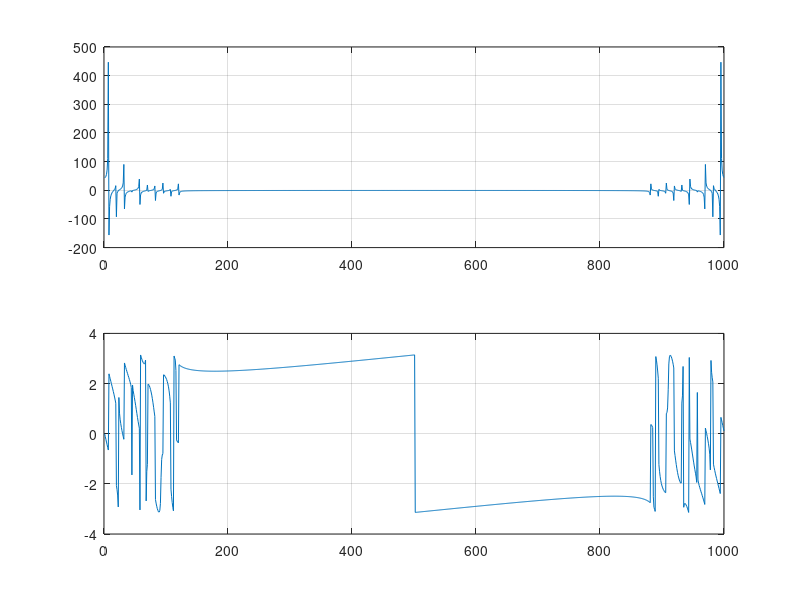
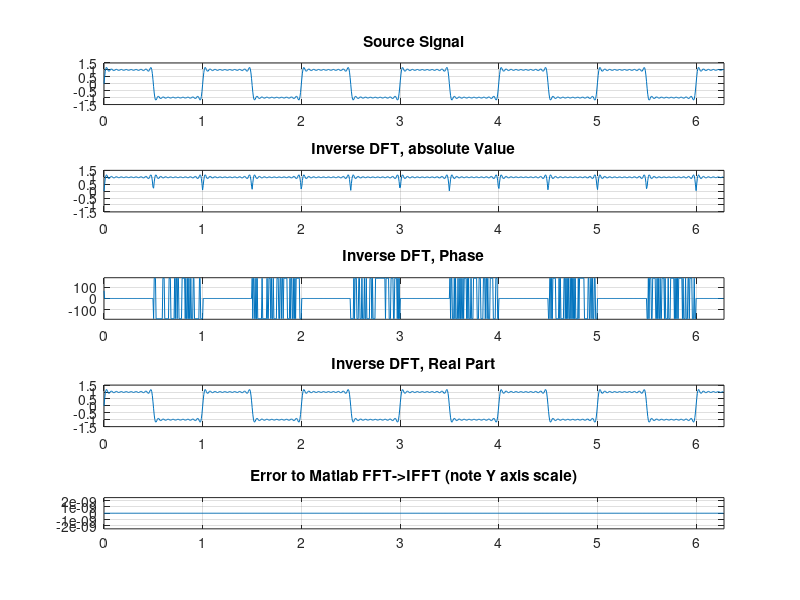

Recreate these plots in MATLAB, in order.
clear all;close all;clc;
set(0,'DefaultFigureWindowStyle','docked');

L = 1e3;           % number of samples in time domain
tmax = 2*pi;       % maximum value of time axis
t = 0:2*pi/L:tmax; % time vector
K = 10;            % number of harmonics
f = 1;             % base frequency of signal in Hertz

% Square wave signal with K harmonics
x = 0;
for k = 1:K
    component = 4/pi*1/(2*k-1) * sin(2*pi*(2*k-1)*f*t);
    x = x + component;
end

% Discrete Fourier Transform of said signal
X = zeros(1,L);
for m = 0:L-1
    for n = 0:L-1
        X(m+1) = X(m+1) + x(n+1) * exp(-j*2*pi*m*n/L);
    end
end
figure;
subplot(2,1,1);
plot(real(X));grid on;
subplot(2,1,2);
plot(angle(X));grid on;

% Inverse DFT
ix = zeros(1,L);
for n = 0:L-1
    for m = 0:L-1
        ix(n+1) = ix(n+1) + 1/L * X(m+1) * exp(j*2*pi*m*n/L);
    end
end

% Reference with Matlab's algorithms
ixML = ifft(fft(x));

figure;
subplot(5,1,1);
plot(t,x);grid on;axis([0 tmax -1.5 1.5]);title('Source Signal');
subplot(5,1,2);
plot(t(1:1000),abs(ix));grid on;axis([0 tmax -1.5 1.5]);title('Inverse DFT, absolute Value');
subplot(5,1,3);
plot(t(1:1000),180/pi*angle(ix));grid on;axis([0 tmax -185 185]);title('Inverse DFT, Phase');
subplot(5,1,4);
plot(t(1:1000),real(ix));grid on;axis([0 tmax -1.5 1.5]);title('Inverse DFT, Real Part');
subplot(5,1,5);
plot(t(1:1000),real(ix) - real(ixML(1:1000)));grid on;axis([0 tmax -1e-12 1e-12]);title('Error to Matlab FFT->IFFT (note Y axis scale)');